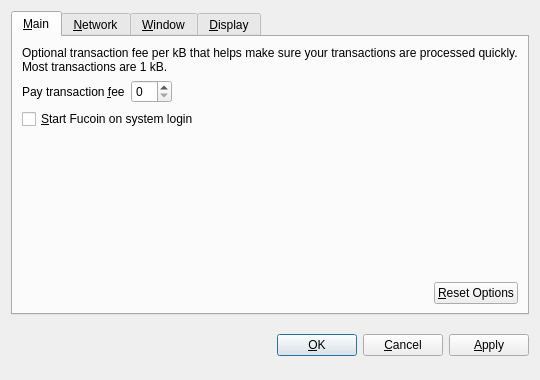
<?xml version="1.0" encoding="UTF-8"?>
<ui version="4.0">
 <class>OptionsDialog</class>
 <widget class="QDialog" name="OptionsDialog">
  <property name="geometry">
   <rect>
    <x>0</x>
    <y>0</y>
    <width>540</width>
    <height>380</height>
   </rect>
  </property>
  <property name="windowTitle">
   <string>Options</string>
  </property>
  <property name="modal">
   <bool>true</bool>
  </property>
  <layout class="QVBoxLayout" name="verticalLayout">
   <item>
    <widget class="QTabWidget" name="tabWidget">
     <property name="tabPosition">
      <enum>QTabWidget::North</enum>
     </property>
     <property name="currentIndex">
      <number>0</number>
     </property>
     <widget class="QWidget" name="tabMain">
      <attribute name="title">
       <string>&amp;Main</string>
      </attribute>
      <layout class="QVBoxLayout" name="verticalLayout_Main">
       <item>
        <widget class="QLabel" name="transactionFeeInfoLabel">
         <property name="text">
          <string>Optional transaction fee per kB that helps make sure your transactions are processed quickly. Most transactions are 1 kB.</string>
         </property>
         <property name="textFormat">
          <enum>Qt::PlainText</enum>
         </property>
         <property name="wordWrap">
          <bool>true</bool>
         </property>
        </widget>
       </item>
       <item>
        <layout class="QHBoxLayout" name="horizontalLayout_1_Main">
         <item>
          <widget class="QLabel" name="transactionFeeLabel">
           <property name="text">
            <string>Pay transaction &amp;fee</string>
           </property>
           <property name="textFormat">
            <enum>Qt::PlainText</enum>
           </property>
           <property name="buddy">
            <cstring>transactionFee</cstring>
           </property>
          </widget>
         </item>
         <item>
          <widget class="BitcoinAmountField" name="transactionFee"/>
         </item>
         <item>
          <spacer name="horizontalSpacer_1_Main">
           <property name="orientation">
            <enum>Qt::Horizontal</enum>
           </property>
           <property name="sizeHint" stdset="0">
            <size>
             <width>40</width>
             <height>20</height>
            </size>
           </property>
          </spacer>
         </item>
        </layout>
       </item>
       <item>
        <widget class="QCheckBox" name="bitcoinAtStartup">
         <property name="toolTip">
          <string>Automatically start Fucoin after logging in to the system.</string>
         </property>
         <property name="text">
          <string>&amp;Start Fucoin on system login</string>
         </property>
        </widget>
       </item>
       <item>
        <spacer name="verticalSpacer_Main">
         <property name="orientation">
          <enum>Qt::Vertical</enum>
         </property>
         <property name="sizeHint" stdset="0">
          <size>
           <width>20</width>
           <height>40</height>
          </size>
         </property>
        </spacer>
       </item>
       <item>
        <layout class="QHBoxLayout" name="horizontalLayout_2_Main">
         <item>
          <spacer name="horizontalSpacer_2_Main">
           <property name="orientation">
            <enum>Qt::Horizontal</enum>
           </property>
           <property name="sizeHint" stdset="0">
            <size>
             <width>40</width>
             <height>20</height>
            </size>
           </property>
          </spacer>
         </item>
         <item>
          <widget class="QPushButton" name="resetButton">
           <property name="toolTip">
            <string>Reset all client options to default.</string>
           </property>
           <property name="text">
            <string>&amp;Reset Options</string>
           </property>
           <property name="autoDefault">
            <bool>false</bool>
           </property>
          </widget>
         </item>
        </layout>
       </item>
      </layout>
     </widget>
     <widget class="QWidget" name="tabNetwork">
      <attribute name="title">
       <string>&amp;Network</string>
      </attribute>
      <layout class="QVBoxLayout" name="verticalLayout_Network">
       <item>
        <widget class="QCheckBox" name="mapPortUpnp">
         <property name="toolTip">
          <string>Automatically open the Fucoin client port on the router. This only works when your router supports UPnP and it is enabled.</string>
         </property>
         <property name="text">
          <string>Map port using &amp;UPnP</string>
         </property>
        </widget>
       </item>
       <item>
        <widget class="QCheckBox" name="connectSocks">
         <property name="toolTip">
          <string>Connect to the Fucoin network through a SOCKS proxy (e.g. when connecting through Tor).</string>
         </property>
         <property name="text">
          <string>&amp;Connect through SOCKS proxy:</string>
         </property>
        </widget>
       </item>
       <item>
        <layout class="QHBoxLayout" name="horizontalLayout_Network">
         <item>
          <widget class="QLabel" name="proxyIpLabel">
           <property name="text">
            <string>Proxy &amp;IP:</string>
           </property>
           <property name="textFormat">
            <enum>Qt::PlainText</enum>
           </property>
           <property name="buddy">
            <cstring>proxyIp</cstring>
           </property>
          </widget>
         </item>
         <item>
          <widget class="QValidatedLineEdit" name="proxyIp">
           <property name="maximumSize">
            <size>
             <width>140</width>
             <height>16777215</height>
            </size>
           </property>
           <property name="toolTip">
            <string>IP address of the proxy (e.g. 127.0.0.1)</string>
           </property>
          </widget>
         </item>
         <item>
          <widget class="QLabel" name="proxyPortLabel">
           <property name="text">
            <string>&amp;Port:</string>
           </property>
           <property name="textFormat">
            <enum>Qt::PlainText</enum>
           </property>
           <property name="buddy">
            <cstring>proxyPort</cstring>
           </property>
          </widget>
         </item>
         <item>
          <widget class="QLineEdit" name="proxyPort">
           <property name="maximumSize">
            <size>
             <width>55</width>
             <height>16777215</height>
            </size>
           </property>
           <property name="toolTip">
            <string>Port of the proxy (e.g. 9050)</string>
           </property>
          </widget>
         </item>
         <item>
          <widget class="QLabel" name="socksVersionLabel">
           <property name="text">
            <string>SOCKS &amp;Version:</string>
           </property>
           <property name="textFormat">
            <enum>Qt::PlainText</enum>
           </property>
           <property name="buddy">
            <cstring>socksVersion</cstring>
           </property>
          </widget>
         </item>
         <item>
          <widget class="QValueComboBox" name="socksVersion">
           <property name="toolTip">
            <string>SOCKS version of the proxy (e.g. 5)</string>
           </property>
          </widget>
         </item>
         <item>
          <spacer name="horizontalSpacer_Network">
           <property name="orientation">
            <enum>Qt::Horizontal</enum>
           </property>
           <property name="sizeHint" stdset="0">
            <size>
             <width>40</width>
             <height>20</height>
            </size>
           </property>
          </spacer>
         </item>
        </layout>
       </item>
       <item>
        <spacer name="verticalSpacer_Network">
         <property name="orientation">
          <enum>Qt::Vertical</enum>
         </property>
         <property name="sizeHint" stdset="0">
          <size>
           <width>20</width>
           <height>40</height>
          </size>
         </property>
        </spacer>
       </item>
      </layout>
     </widget>
     <widget class="QWidget" name="tabWindow">
      <attribute name="title">
       <string>&amp;Window</string>
      </attribute>
      <layout class="QVBoxLayout" name="verticalLayout_Window">
       <item>
        <widget class="QCheckBox" name="minimizeToTray">
         <property name="toolTip">
          <string>Show only a tray icon after minimizing the window.</string>
         </property>
         <property name="text">
          <string>&amp;Minimize to the tray instead of the taskbar</string>
         </property>
        </widget>
       </item>
       <item>
        <widget class="QCheckBox" name="minimizeOnClose">
         <property name="toolTip">
          <string>Minimize instead of exit the application when the window is closed. When this option is enabled, the application will be closed only after selecting Quit in the menu.</string>
         </property>
         <property name="text">
          <string>M&amp;inimize on close</string>
         </property>
        </widget>
       </item>
       <item>
        <spacer name="verticalSpacer_Window">
         <property name="orientation">
          <enum>Qt::Vertical</enum>
         </property>
         <property name="sizeHint" stdset="0">
          <size>
           <width>20</width>
           <height>40</height>
          </size>
         </property>
        </spacer>
       </item>
      </layout>
     </widget>
     <widget class="QWidget" name="tabDisplay">
      <attribute name="title">
       <string>&amp;Display</string>
      </attribute>
      <layout class="QVBoxLayout" name="verticalLayout_Display">
       <item>
        <layout class="QHBoxLayout" name="horizontalLayout_1_Display">
         <item>
          <widget class="QLabel" name="langLabel">
           <property name="text">
            <string>User Interface &amp;language:</string>
           </property>
           <property name="textFormat">
            <enum>Qt::PlainText</enum>
           </property>
           <property name="buddy">
            <cstring>lang</cstring>
           </property>
          </widget>
         </item>
         <item>
          <widget class="QValueComboBox" name="lang">
           <property name="toolTip">
            <string>The user interface language can be set here. This setting will take effect after restarting Fucoin.</string>
           </property>
          </widget>
         </item>
        </layout>
       </item>
       <item>
        <layout class="QHBoxLayout" name="horizontalLayout_2_Display">
         <item>
          <widget class="QLabel" name="unitLabel">
           <property name="text">
            <string>&amp;Unit to show amounts in:</string>
           </property>
           <property name="textFormat">
            <enum>Qt::PlainText</enum>
           </property>
           <property name="buddy">
            <cstring>unit</cstring>
           </property>
          </widget>
         </item>
         <item>
          <widget class="QValueComboBox" name="unit">
           <property name="toolTip">
            <string>Choose the default subdivision unit to show in the interface and when sending coins.</string>
           </property>
          </widget>
         </item>
        </layout>
       </item>
       <item>
        <widget class="QCheckBox" name="displayAddresses">
         <property name="toolTip">
          <string>Whether to show Fucoin addresses in the transaction list or not.</string>
         </property>
         <property name="text">
          <string>&amp;Display addresses in transaction list</string>
         </property>
        </widget>
       </item>
       <item>
        <widget class="QCheckBox" name="coinControlFeatures">
         <property name="toolTip">
          <string>Whether to show coin control features or not.</string>
         </property>
         <property name="text">
          <string>Display coin &amp;control features (experts only!)</string>
         </property>
        </widget>
       </item>
       <item>
        <spacer name="verticalSpacer_Display">
         <property name="orientation">
          <enum>Qt::Vertical</enum>
         </property>
         <property name="sizeHint" stdset="0">
          <size>
           <width>20</width>
           <height>40</height>
          </size>
         </property>
        </spacer>
       </item>
      </layout>
     </widget>
    </widget>
   </item>
   <item>
    <layout class="QHBoxLayout" name="horizontalLayout_Buttons">
     <item>
      <spacer name="horizontalSpacer_1">
       <property name="orientation">
        <enum>Qt::Horizontal</enum>
       </property>
       <property name="sizeHint" stdset="0">
        <size>
         <width>40</width>
         <height>48</height>
        </size>
       </property>
      </spacer>
     </item>
     <item>
      <widget class="QLabel" name="statusLabel">
       <property name="font">
        <font>
         <weight>75</weight>
         <bold>true</bold>
        </font>
       </property>
       <property name="text">
        <string/>
       </property>
       <property name="textFormat">
        <enum>Qt::PlainText</enum>
       </property>
       <property name="wordWrap">
        <bool>true</bool>
       </property>
      </widget>
     </item>
     <item>
      <spacer name="horizontalSpacer_2">
       <property name="orientation">
        <enum>Qt::Horizontal</enum>
       </property>
       <property name="sizeHint" stdset="0">
        <size>
         <width>40</width>
         <height>48</height>
        </size>
       </property>
      </spacer>
     </item>
     <item>
      <widget class="QPushButton" name="okButton">
       <property name="text">
        <string>&amp;OK</string>
       </property>
      </widget>
     </item>
     <item>
      <widget class="QPushButton" name="cancelButton">
       <property name="text">
        <string>&amp;Cancel</string>
       </property>
       <property name="autoDefault">
        <bool>false</bool>
       </property>
      </widget>
     </item>
     <item>
      <widget class="QPushButton" name="applyButton">
       <property name="text">
        <string>&amp;Apply</string>
       </property>
       <property name="autoDefault">
        <bool>false</bool>
       </property>
      </widget>
     </item>
    </layout>
   </item>
  </layout>
 </widget>
 <customwidgets>
  <customwidget>
   <class>BitcoinAmountField</class>
   <extends>QSpinBox</extends>
   <header>bitcoinamountfield.h</header>
  </customwidget>
  <customwidget>
   <class>QValueComboBox</class>
   <extends>QComboBox</extends>
   <header>qvaluecombobox.h</header>
  </customwidget>
  <customwidget>
   <class>QValidatedLineEdit</class>
   <extends>QLineEdit</extends>
   <header>qvalidatedlineedit.h</header>
  </customwidget>
 </customwidgets>
 <resources/>
 <connections/>
</ui>
